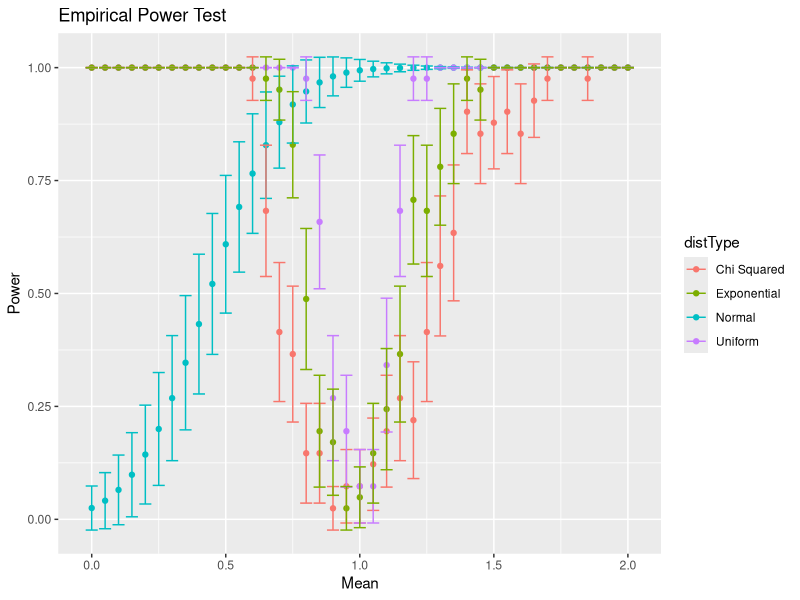

Write R code to recreate this figure.
## ---- chunk 1
knitr::opts_chunk$set(echo = TRUE)
## ---- chunk 2
library(ggplot2)
## ---- chunk 3
#Part a: looking at a type I error
#all follow a similar algorithm as shown on page 193 in SCRR
n <- 100 #number of replicates
a <- 0.05 #significance level alpha
muA <- mean(rchisq(n, df = 1)) #mu0 in part a
muB <- mean(runif(n, 0, 2)) #mu0 in part b
muC <- mean(rexp(n, rate = 1)) #mu0 in part c
#become alternatives in the estimate power of a test (b).

m <- 1000 #number of replicates
pA <- numeric(m)
pB <- numeric(m)
pC <- numeric(m)

for(i in 1:m){
  xA <- rchisq(n, df = 1) #sample dist part a
  xB <- runif(n, 0, 2) #sample dist part b
  xC <- rexp(n, rate = 1) #sample dist part c
  
  ttestA <- t.test(xA, alternative = "two.sided",mu = muA)
  ttestB <- t.test(xB, alternative = "two.sided",mu = muB)
  ttestC <- t.test(xC, alternative = "two.sided",mu = muC)
  
  pA[i] <- ttestA$p.value
  pB[i] <- ttestB$p.value
  pC[i] <- ttestC$p.value
}

pHatA <- mean(pA <= a)
pHatB <- mean(pB <= a)
pHatC <- mean(pC <= a)

seHatA <- sqrt(pHatA * (1- pHatA)/m)
seHatB <- sqrt(pHatB * (1- pHatB)/m)
seHatC <- sqrt(pHatC * (1- pHatC)/m)
#Means:
cat("The means (of the p-values) are: ", c(pHatA, pHatB, pHatC), "\n")
#SE:
cat("The standard errors (of the p-values) are: ", c(seHatA, seHatB, seHatC))

#Part b: Estimating power of a test and outputting empirical power curves of the t-test from the three previous situations
#initial data array
mu1 <- c(seq(0,2,1/20))
MC <- length(mu1)
powA <- numeric(MC)
powB <- numeric(MC)
powC <- numeric(MC)
powNorm <- numeric(MC)

#select theta_1 from the parameter subspace
#muA, muB, and muC values
#set for loop
for(j in 1:MC){
  #Chi Squared Distribution
  pvalA <- replicate(MC, expr = {
    xA <- rchisq(n, df = 1) #sample dist part a
    ttestA <- t.test(xA, alternative = "two.sided",mu = mu1[j])
    ttestA$p.value
  })
  powA[j] <- mean(pvalA <= a)
  #Uniform Distribution
  pvalB <- replicate(MC, expr = {
    xB <- runif(n, 0, 2) #sample dist part b
    ttestB <- t.test(xB, alternative = "two.sided",mu = mu1[j])
    ttestB$p.value
  })
  powB[j] <- mean(pvalB <= a)
  #Exponential Distribution
  pvalC <- replicate(MC, expr = {
    xC <- rexp(n, rate = 1) #sample dist part c
    ttestC <- t.test(xC, alternative = "two.sided",mu = mu1[j])
    ttestC$p.value
  })
  powC[j] <- mean(pvalC <= a)
  #Normal Distribution using power.t.test function
  powerTest <- power.t.test(n = MC, delta = mu1[j],sig.level = a,alternative = "two.sided")
  powNorm[j] <- powerTest$power
  
}

#making of the data frame
mean <- c(mu1,mu1,mu1,mu1)
powerR <- c(powNorm, powA, powB, powC)
distType <- c(replicate(MC, "Normal"),replicate(MC, "Chi Squared"),replicate(MC, "Uniform"),replicate(MC, "Exponential"))

data <- data.frame(mean, powerR,distType)

ggplot(data = data, aes(x = mean, y = powerR, color = distType)) +
  geom_point() +
  labs(x = 'Mean', y = 'Power', title = 'Empirical Power Test') +
  geom_errorbar(data = data, mapping = aes(x = mean, ymin = powerR - 2*(sqrt(powerR * (1- powerR)/MC)), ymax = powerR + 2*(sqrt(powerR * (1- powerR)/MC))))

## ---- chunk 4
set.seed(475)
#part a estimate alpha using MCEM
n <- 100 # distribution size
m <- 100 #Monte Carlo sample size
l <- 2 #lambda is equal to 2
#z test with Monte Carlo
ztest <- replicate(m, expr = {
  x <- rpois(n, l) #samples
  ztest <- (mean(x)-2)/(sd(x)/sqrt(n))
})
#alpha estimate
aMC <- mean(ztest > 2.326)
cat("Alpha estimate using MC:", aMC, "\n")

#part b: estimate alpha using Importance Sampling
g <- function(x) (exp(-1.5*l)*((1.5*l)^x))/factorial(x)
f <- function(x) (exp(-l)*(l^x))/factorial(x)
phi <- function(x) as.numeric((mean(x)-2)/(sd(x)/sqrt(n))  > 2.326)
weight <- function(x) f(x) / g(x)
out <- numeric(m)

out <- replicate(m, expr = {
  x <- rpois(n, l) #samples
  out <- phi(x)*weight(x)
})

isOut <- mean(out)
cat("Alpha estimate using IS:", isOut,"\n")
